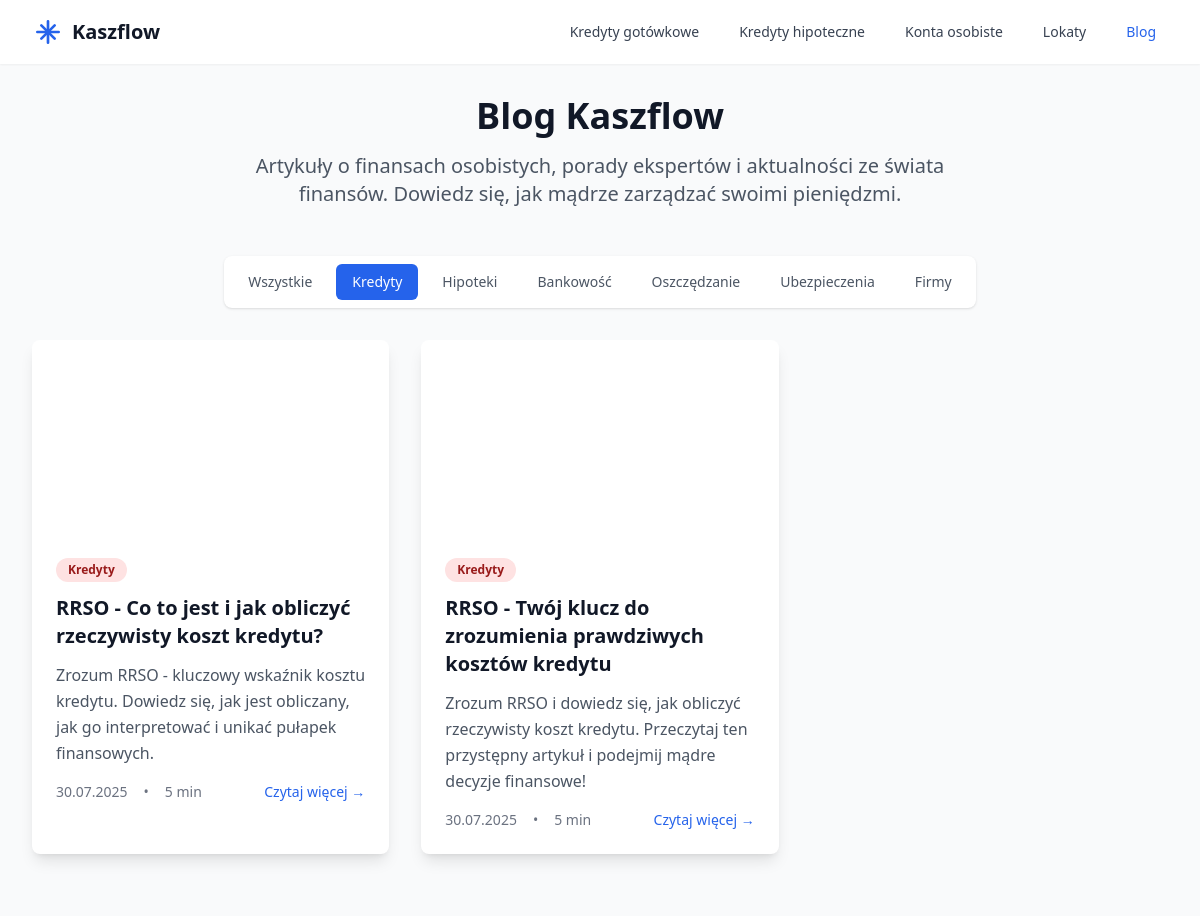
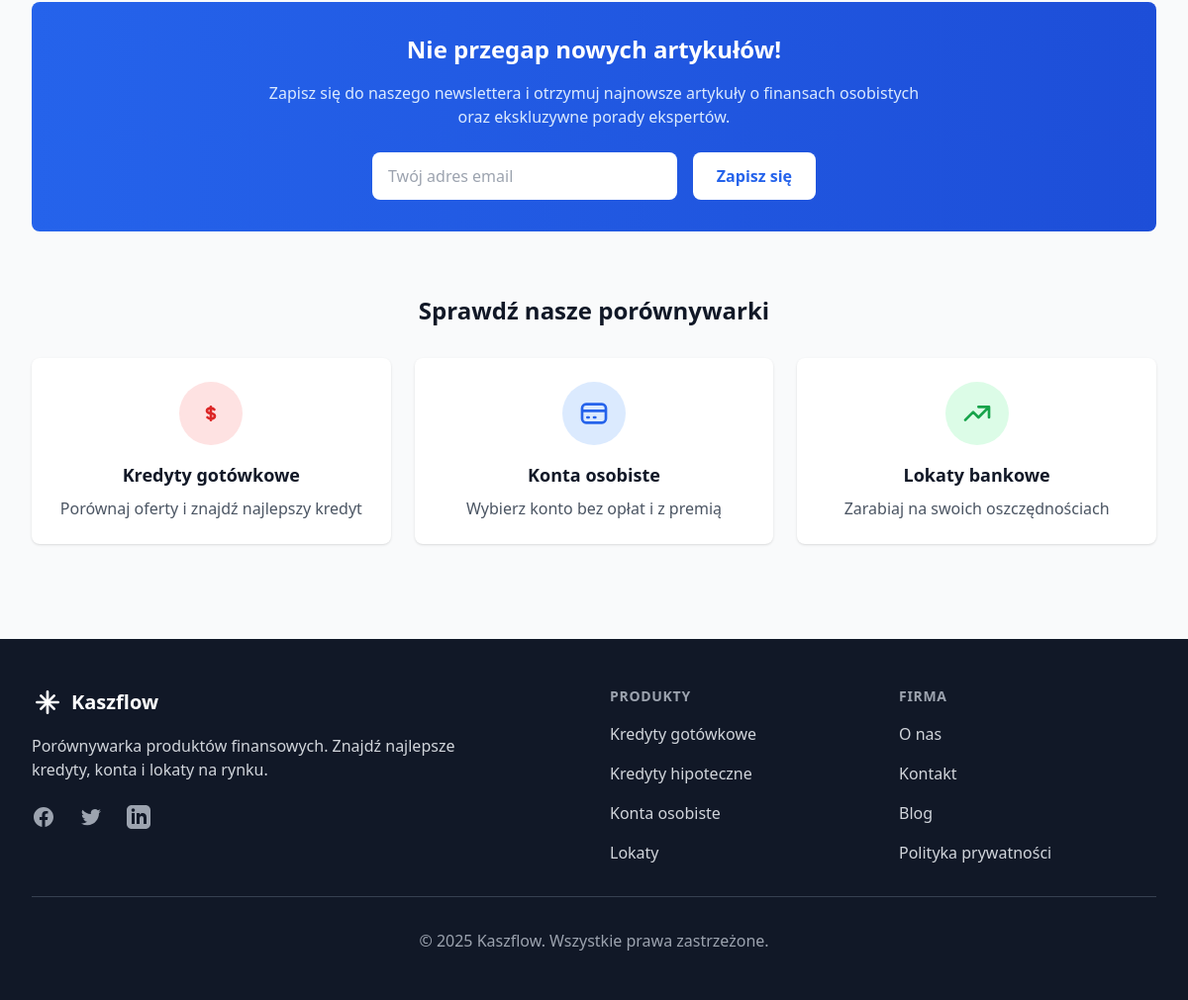
/blog?category=kredyty, run on the app's committed database (2 pictures, top to bottom).
### tables this page shows
CREATE TABLE articles (
    id INTEGER PRIMARY KEY AUTOINCREMENT,
    title VARCHAR(255) NOT NULL,
    slug VARCHAR(255) UNIQUE,
    content TEXT NOT NULL,
    meta_description TEXT,
    meta_title VARCHAR(255),
    tags TEXT,
    keywords TEXT,
    schema_markup TEXT,
    status VARCHAR(50) DEFAULT 'draft',
    engine VARCHAR(50) DEFAULT 'openai',
    created_at DATETIME DEFAULT CURRENT_TIMESTAMP,
    updated_at DATETIME DEFAULT CURRENT_TIMESTAMP,
    published_at DATETIME NULL
, category VARCHAR(50) DEFAULT 'finanse', graphic_initials VARCHAR(10) DEFAULT '', graphic_colors TEXT DEFAULT '', image_url TEXT DEFAULT '');

### resources/views/blog/index.php (the view, shortened to what the rows shown need)
<!DOCTYPE html>
<html lang="pl">
<head>
    <script src="https://cdn.tailwindcss.com"></script>
</head>
<body class="bg-gray-50">
    <div class="max-w-7xl mx-auto px-4 sm:px-6 lg:px-8 py-8">
        <div class="text-center mb-12">
            <h1 class="text-4xl font-bold text-gray-900 mb-4">Blog Kaszflow</h1>
        </div>
        <div class="grid grid-cols-1 md:grid-cols-2 lg:grid-cols-3 gap-8">
            <?php foreach ($articles as $article): ?>
            <article class="bg-white rounded-lg shadow-lg overflow-hidden hover:shadow-xl transition-shadow duration-300">
                <?php if (!empty($article['image_url'])): ?>
                <div class="h-48 bg-cover bg-center" style="background-image: url('<?= htmlspecialchars($article['image_url']) ?>');">
                </div>
                <?php endif; ?>
                <div class="p-6">
                    <div class="mb-3">
                        <span class="inline-flex px-3 py-1 text-xs font-semibold rounded-full
                            <?= $article['category'] === 'Kredyty' ? 'bg-red-100 text-red-800' :
                                ($article['category'] === 'Hipoteki' ? 'bg-purple-100 text-purple-800' :
                                ($article['category'] === 'Bankowość' ? 'bg-blue-100 text-blue-800' :
                                ($article['category'] === 'Oszczędzanie' ? 'bg-green-100 text-green-800' :
                                ($article['category'] === 'Ubezpieczenia' ? 'bg-orange-100 text-orange-800' :
                                ($article['category'] === 'Firmy' ? 'bg-indigo-100 text-indigo-800' : 'bg-gray-100 text-gray-800'))))) ?>">
                            <?= $article['category'] ?>
                        </span>
                    </div>
                    <h2 class="text-xl font-bold text-gray-900 mb-3 hover:text-blue-600 transition-colors">
                        <a href="/blog/<?= $article['slug'] ?>">
                            <?= htmlspecialchars($article['title']) ?>
                        </a>
                    </h2>
                    <p class="text-gray-600 mb-4 leading-relaxed">
                        <?= htmlspecialchars($article['excerpt']) ?>
                    </p>
                    <div class="flex items-center justify-between text-sm text-gray-500">
                        <div class="flex items-center space-x-4">
                            <span><?= date('d.m.Y', strtotime($article['published_at'])) ?></span>
                            <span>•</span>
                            <span><?= $article['read_time'] ?></span>
                        </div>
                        <a href="/blog/<?= $article['slug'] ?>"
                           class="text-blue-600 hover:text-blue-800 font-medium">
                            Czytaj więcej →
                        </a>
                    </div>
                </div>
            </article>
            <?php endforeach; ?>
        </div>
    </div>
</body>
</html>

### data on the page
articles: category "Kredyty", title "RRSO - Co to jest i jak obliczyć rzeczywisty koszt kredytu?", meta_description "Zrozum RRSO - kluczowy wskaźnik kosztu kredytu. Dowiedz się, jak jest obliczany, jak go interpretować i unikać pułapek finansowych.", published_at "30.07.2025", read_time "5 min"
articles: category "Kredyty", title "RRSO - Twój klucz do zrozumienia prawdziwych kosztów kredytu", meta_description "Zrozum RRSO i dowiedz się, jak obliczyć rzeczywisty koszt kredytu. Przeczytaj ten przystępny artykuł i podejmij mądre decyzje finansowe!", published_at "30.07.2025", read_time "5 min"
